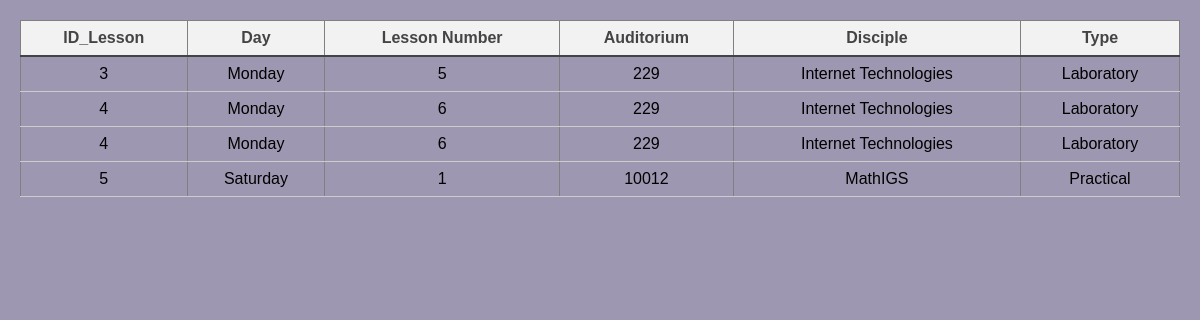
/get_teacher.php?teacher=3, run on the app's committed database.
### tables this page shows
CREATE TABLE `lesson` (
  `ID_Lesson` int(10) NOT NULL,
  `week_day` text NOT NULL,
  `lesson_number` int(8) NOT NULL,
  `auditorium` text NOT NULL,
  `disciple` text NOT NULL,
  `type` enum('Lecture','Practical','Laboratory') NOT NULL
);

### get_teacher.php (the view, shortened to what this page needs)
<!DOCTYPE html>
<html lang="en">
<head>
    <link rel="stylesheet" type="text/css" href="style.css">
</head>
<body>
    <?php
    include('connect.php');
    $teacher_id = $_GET['teacher'];
    try {
        $sqlSelect = "SELECT lesson.ID_Lesson, lesson.week_day, lesson.lesson_number, lesson.auditorium, lesson.disciple, lesson.type
                    FROM lesson
                    JOIN lesson_teacher ON lesson_teacher.FID_Lesson1 = lesson.ID_Lesson
                    WHERE lesson_teacher.FID_Teacher = ?";
        $stmt = $dbh->prepare($sqlSelect);
        $stmt->bindValue(1, $teacher_id);
        $stmt->execute();
        $res = $stmt->fetchAll();
        echo "<table border='1'>";
        echo "<thead><tr><th>ID_Lesson</th><th>Day</th><th>Lesson Number</th><th>Auditorium</th><th>Disciple</th><th>Type</th></tr></thead>";
        echo "<tbody>";
        foreach($res as $row)
        {
            echo "<tr><td>$row[0]</td><td>$row[1]</td><td>$row[2]</td><td>$row[3]</td><td>$row[4]</td><td>$row[5]</td></tr>";
        }
        echo "</tbody>";
        echo "</table>";
    }
    catch(PDOException $ex) {
        echo $ex->GetMessage();
    }
    ?>
</body>
</html>

### style.css (style rules this page uses)
body { font-family: Arial, sans-serif; margin: 20px; background-color: #9e97b1; }
table { border-collapse: collapse; width: 100%; margin-bottom: 20px; }
th, td { text-align: center; padding: 8px; }
th { background-color: #f2f2f2; color: #444; font-weight: bold; border-bottom: 2px solid #444; }
td { border-bottom: 1px solid #ccc; }

### data on the page
lesson: ID_Lesson "3", week_day "Monday", lesson_number "5", auditorium "229", disciple "Internet Technologies", type "Laboratory"
lesson: ID_Lesson "4", week_day "Monday", lesson_number "6", auditorium "229", disciple "Internet Technologies", type "Laboratory"
lesson: ID_Lesson "5", week_day "Saturday", lesson_number "1", auditorium "10012", disciple "MathIGS", type "Practical"
